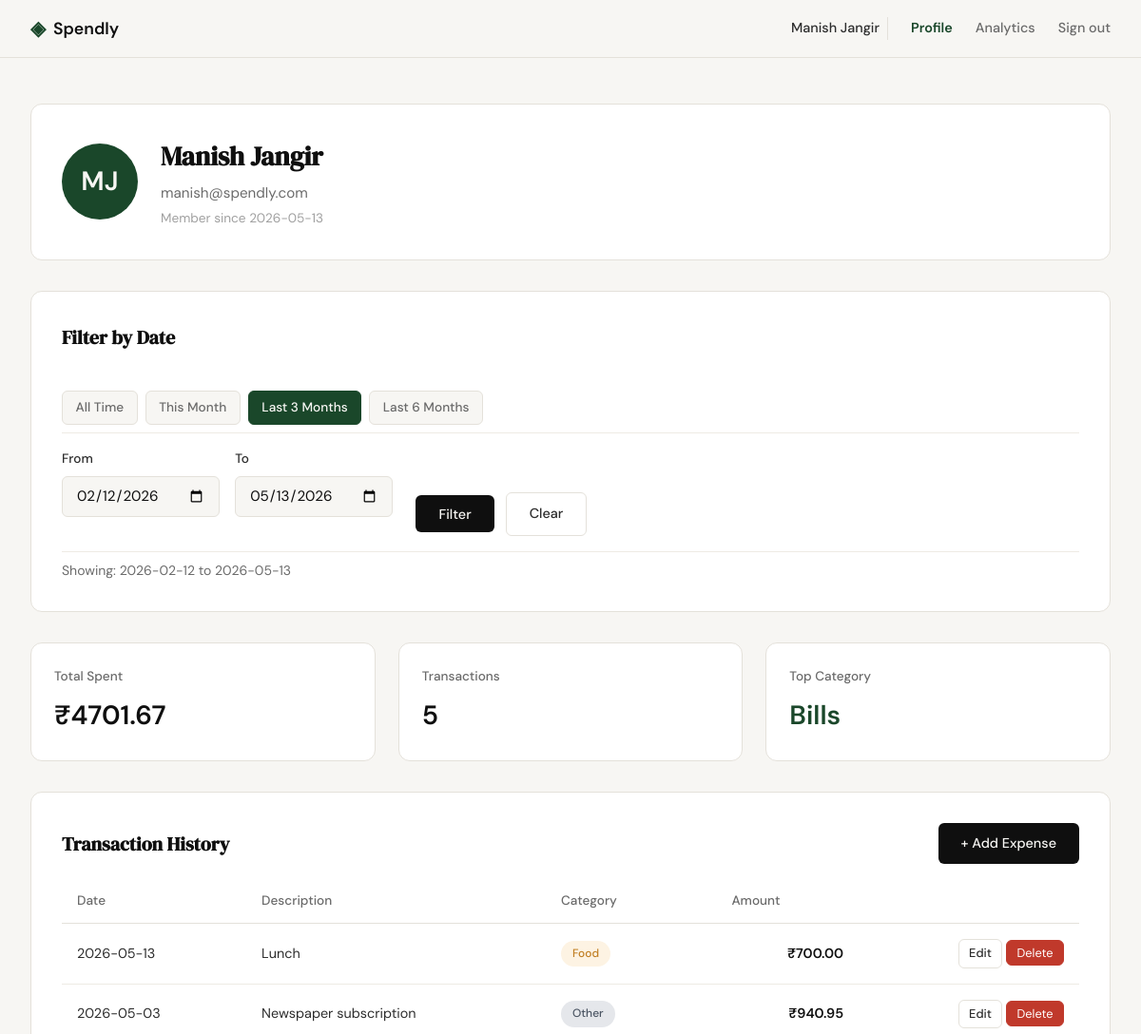
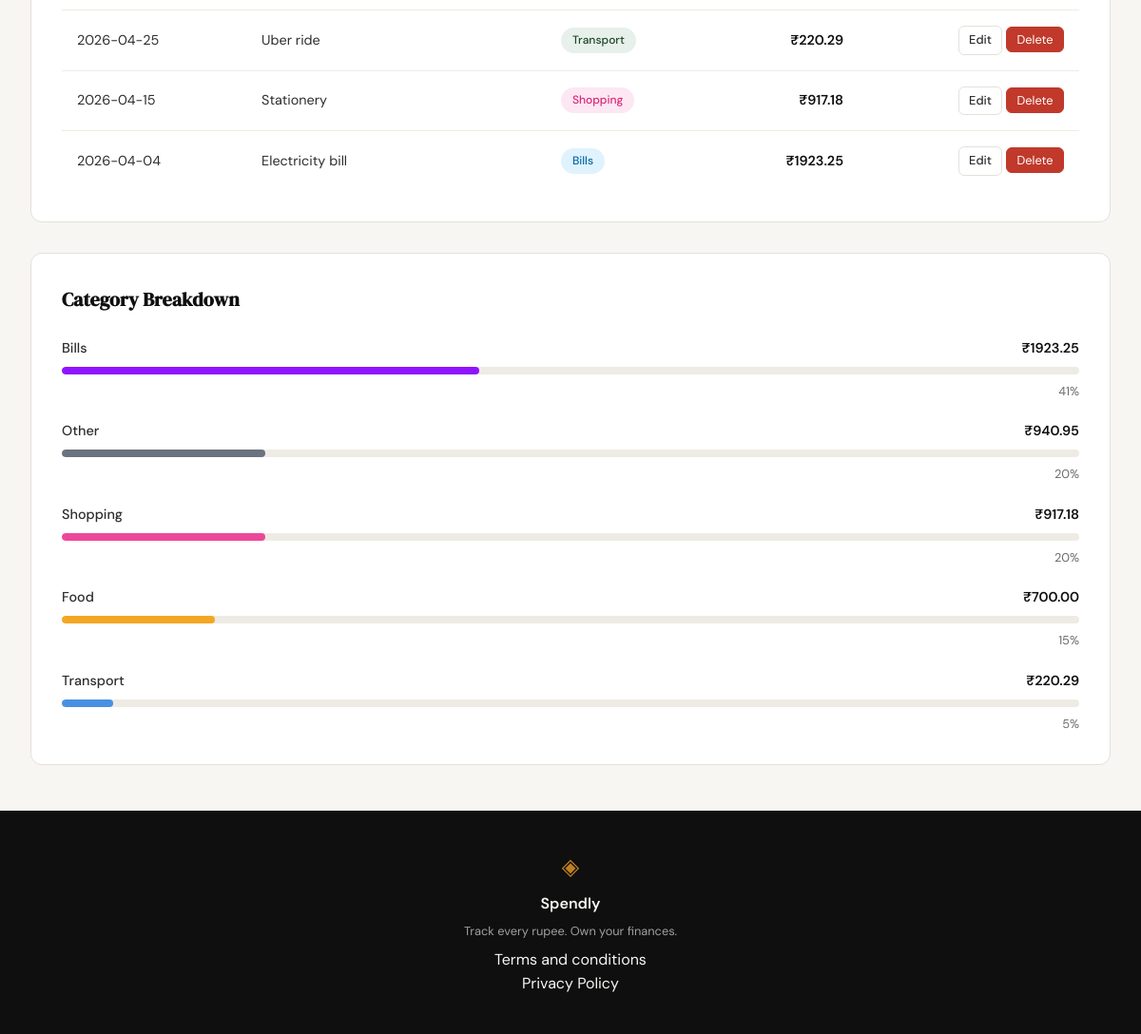
Page /profile?date_from=2026-02-12&date_to=2026-05-13 (signed in) on the committed database (2 pictures, top to bottom).
### tables this page shows
CREATE TABLE users (
            id INTEGER PRIMARY KEY AUTOINCREMENT,
            name TEXT NOT NULL,
            email TEXT UNIQUE NOT NULL,
            password_hash TEXT NOT NULL,
            created_at TEXT DEFAULT (datetime('now'))
        );

CREATE TABLE expenses (
            id INTEGER PRIMARY KEY AUTOINCREMENT,
            user_id INTEGER NOT NULL,
            amount REAL NOT NULL,
            category TEXT NOT NULL,
            date TEXT NOT NULL,
            description TEXT,
            created_at TEXT DEFAULT (datetime('now')),
            FOREIGN KEY (user_id) REFERENCES users(id)
        );

### app.py (the view)
@app.route("/profile")
def profile():
    if not session.get("user_id"):
        flash("Please log in to view your profile.", "error")
        return redirect(url_for("login"))
    user_id = session["user_id"]
    date_from = parse_date(request.args.get("date_from", ""))
    date_to = parse_date(request.args.get("date_to", ""))
    if date_from and date_to and date_from > date_to:
        flash("Start date must be before end date.", "error")
        date_from = None
        date_to = None
    today = datetime.now().strftime("%Y-%m-%d")
    this_month_start = datetime.now().replace(day=1).strftime("%Y-%m-%d")
    three_months_ago = (datetime.now() - timedelta(days=90)).strftime("%Y-%m-%d")
    six_months_ago = (datetime.now() - timedelta(days=180)).strftime("%Y-%m-%d")
    active_preset = None
    if date_from == this_month_start and date_to == today:
        active_preset = "this_month"
    elif date_from == three_months_ago and date_to == today:
        active_preset = "last_3_months"
    elif date_from == six_months_ago and date_to == today:
        active_preset = "last_6_months"
    elif not date_from and not date_to:
        active_preset = "all_time"
    conn = get_db()
    cursor = conn.cursor()
    cursor.execute(
        "SELECT id, name, email, created_at FROM users WHERE id = ?", (user_id,)
    )
    user_row = cursor.fetchone()
    user = {
        "name": user_row["name"],
        "email": user_row["email"],
        "member_since": user_row["created_at"][:10] if user_row else "Unknown",
    }
    stats = get_summary_stats(cursor, user_id, date_from, date_to)
    transactions = get_recent_transactions(
        cursor, user_id, limit=5, date_from=date_from, date_to=date_to
    )
    categories = get_category_breakdown(cursor, user_id, date_from, date_to)
    conn.close()
    return render_template(
        "profile.html",
        user=user,
        stats=stats,
        transactions=transactions,
        categories=categories,
        date_from=date_from or "",
        date_to=date_to or "",
        active_preset=active_preset,
        this_month_start=this_month_start,
        three_months_ago=three_months_ago,
        six_months_ago=six_months_ago,
        today=today,
    )

### app.py (called while the page is built)
def parse_date(value):
    if not value or not value.strip():
        return None
    try:
        datetime.strptime(value.strip(), "%Y-%m-%d")
        return value.strip()
    except ValueError:
        return None

### database/db.py (called while the page is built)
def get_db():
    conn = sqlite3.connect(DATABASE)
    conn.row_factory = sqlite3.Row
    conn.execute("PRAGMA foreign_keys = ON")
    return conn

### templates/profile.html (shortened to what this page needs)
{% extends "base.html" %}
{% block content %}
<div class="profile-container">
    <div class="profile-card">
        <div class="profile-header">
            <div class="profile-avatar">
                {{ user.name[0]|upper }}{{ user.name.split()[-1][0]|upper if ' ' in user.name else '' }}
            </div>
            <div class="profile-info">
                <h1 class="profile-name">{{ user.name }}</h1>
                <p class="profile-email">{{ user.email }}</p>
                <p class="profile-member">Member since {{ user.member_since }}</p>
            </div>
        </div>
    </div>
    <div class="profile-card filter-section">
        <h2 class="section-title">Filter by Date</h2>
        <div class="filter-presets">
            <a href="{{ url_for('profile') }}" class="btn-preset {{ 'active' if active_preset == 'all_time' else '' }}">All Time</a>
            <a href="{{ url_for('profile', date_from=this_month_start, date_to=today) }}" class="btn-preset {{ 'active' if active_preset == 'this_month' else '' }}">This Month</a>
            <a href="{{ url_for('profile', date_from=three_months_ago, date_to=today) }}" class="btn-preset {{ 'active' if active_preset == 'last_3_months' else '' }}">Last 3 Months</a>
            <a href="{{ url_for('profile', date_from=six_months_ago, date_to=today) }}" class="btn-preset {{ 'active' if active_preset == 'last_6_months' else '' }}">Last 6 Months</a>
        </div>
        <form method="GET" action="{{ url_for('profile') }}" class="date-filter-form">
            <div class="filter-inputs">
                <div class="form-group">
                    <label for="date_from">From</label>
                    <input type="date" id="date_from" name="date_from" value="{{ date_from }}" class="form-input">
                </div>
                <div class="form-group">
                    <label for="date_to">To</label>
                    <input type="date" id="date_to" name="date_to" value="{{ date_to }}" class="form-input">
                </div>
            </div>
            <div class="filter-actions">
                <button type="submit" class="btn-primary">Filter</button>
                <a href="{{ url_for('profile') }}" class="btn-ghost">Clear</a>
            </div>
        </form>
        {% if date_from and date_to %}
        <p class="filter-active">Showing: {{ date_from }} to {{ date_to }}</p>
        {% endif %}
    </div>
    <div class="stats-grid">
        <div class="stat-card">
            <span class="stat-label">Total Spent</span>
            <span class="stat-value">₹{{ "%.2f"|format(stats.total_spent) }}</span>
        </div>
        <div class="stat-card">
            <span class="stat-label">Transactions</span>
            <span class="stat-value">{{ stats.transaction_count }}</span>
        </div>
        <div class="stat-card">
            <span class="stat-label">Top Category</span>
            <span class="stat-value stat-category">{{ stats.top_category }}</span>
        </div>
    </div>
    <div class="profile-card">
        <div class="section-header">
            <h2 class="section-title">Transaction History</h2>
            <a href="{{ url_for('add_expense') }}" class="btn-primary">+ Add Expense</a>
        </div>
        <table class="transactions-table">
            <thead>
                <tr>
                    <th>Date</th>
                    <th>Description</th>
                    <th>Category</th>
                    <th>Amount</th>
                    <th></th>
                </tr>
            </thead>
            <tbody>
                {% for txn in transactions %}
                <tr>
                    <td>{{ txn.date }}</td>
                    <td>{{ txn.description }}</td>
                    <td><span class="badge badge-{{ txn.category|lower }}">{{ txn.category }}</span></td>
                    <td class="amount">₹{{ "%.2f"|format(txn.amount) }}</td>
                    <td class="table-actions">
                        <a href="{{ url_for('edit_expense', id=txn.id) }}" class="btn-ghost btn-sm">Edit</a>
                        <form method="POST" action="{{ url_for('delete_expense', id=txn.id) }}" class="inline-form"
                              onsubmit="return confirm('Delete this expense?')">
                            <button type="submit" class="btn-danger btn-sm">Delete</button>
                        </form>
                    </td>
                </tr>
                {% endfor %}
            </tbody>
        </table>
    </div>
    <div class="profile-card">
        <h2 class="section-title">Category Breakdown</h2>
        <div class="category-list">
            {% for cat in categories %}
            <div class="category-item">
                <div class="category-info">
                    <span class="category-name">{{ cat.name }}</span>
                    <span class="category-amount">₹{{ "%.2f"|format(cat.amount) }}</span>
                </div>
                <div class="progress-track">
                    <div class="progress-bar progress-{{ cat.name|lower }}" style="width: {{ cat.percentage }}%"></div>
                </div>
                <span class="category-percentage">{{ cat.percentage }}%</span>
            </div>
            {% endfor %}
        </div>
    </div>
</div>
{% endblock %}

### templates/base.html (shortened to what this page needs)
<!DOCTYPE html>
<html lang="en">
<head>
    <link rel="stylesheet" href="{{ url_for('static', filename='css/style.css') }}">
</head>
<body>
    <nav class="navbar">
        <div class="nav-inner">
            <a href="{{ url_for('landing') }}" class="nav-brand">
                <span class="brand-icon">◈</span>
                <span class="brand-name">Spendly</span>
            </a>
            <div class="nav-links">
                {% if session.get('user_id') %}
                    <span class="nav-user">{{ session.get('user_name', 'User') }}</span>
                    <a href="{{ url_for('profile') }}" class="{{ 'nav-active' if request.endpoint == 'profile' else '' }}">Profile</a>
                    <a href="{{ url_for('analytics') }}" class="{{ 'nav-active' if request.endpoint == 'analytics' else '' }}">Analytics</a>
                    <a href="{{ url_for('logout') }}">Sign out</a>
                {% else %}
                    <a href="{{ url_for('login') }}">Sign in</a>
                    <a href="{{ url_for('register') }}" class="nav-cta">Get started</a>
                {% endif %}
            </div>
        </div>
    </nav>
    <main class="main-content">
        {% block content %}{% endblock %}
    </main>
    <footer class="footer">
        <div class="footer-inner">
            <span class="brand-icon">◈</span>
            <span class="footer-name">Spendly</span>
            <p class="footer-copy">Track every rupee. Own your finances.</p>
            <div class="footer-links">
                <a href="{{ url_for('terms') }}">Terms and conditions</a><br>
                <a href="{{ url_for('privacy') }}">Privacy Policy</a>
            </div>
        </div>
    </footer>
</body>
</html>

### rows in the picture
users: get "Manish Jangir", name "M", name "J", name "Manish Jangir", email "manish@spendly.com"
expenses: top_category "Bills", date "2026-04-04", description "Electricity bill", category "Bills", amount "1923.25", name "Bills", percentage "41"
expenses: date "2026-05-13", description "Lunch", category "Food", amount "700.00"
expenses: date "2026-05-03", description "Newspaper subscription", category "Other", amount "940.95", name "Other", percentage "20"
expenses: date "2026-04-25", description "Uber ride", category "Transport", amount "220.29"
expenses: date "2026-04-15", description "Stationery", category "Shopping", amount "917.18", name "Shopping", percentage "20"

### other values in the picture
{{ user.member_since }} "2026-05-13"
{{ date_from }} "2026-02-12"
{{ date_to }} "2026-05-13"
{{ "%.2f"|format(stats.total_spent) }} "4701.67"
{{ stats.transaction_count }} "5"
{{ cat.name }} "Food" "Transport"
{{ "%.2f"|format(cat.amount) }} "700.00" "220.29"
{{ cat.percentage }} "15" "5"
